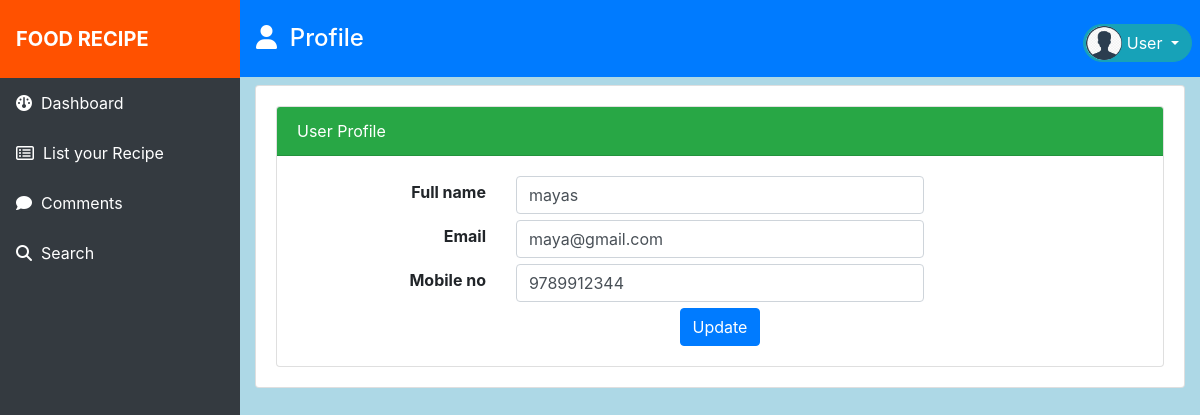
Page /admin/index.php (signed in) on the committed database.
### tables this page shows
CREATE TABLE `user` (
  `id` int(11) NOT NULL,
  `name` varchar(30) NOT NULL,
  `email` varchar(40) NOT NULL,
  `phone` char(10) NOT NULL,
  `password` varchar(255) NOT NULL,
  `created_at` timestamp NOT NULL DEFAULT current_timestamp() ON UPDATE current_timestamp()
);

### admin/index.php (the view, shortened to what this page needs)
<!DOCTYPE html>
<html lang="en">
<head>
    <link rel="stylesheet" href="https://cdn.jsdelivr.net/npm/bootstrap@4.6.2/dist/css/bootstrap.min.css">
  <link rel="stylesheet" href="https://cdnjs.cloudflare.com/ajax/libs/font-awesome/6.5.1/css/all.min.css" />
  <link rel="stylesheet" href="style.css">
</head>
<body>
<div>
<div style="width:20%;height:100vh;float:left;" class="bg-dark">
<?php
include("includes/leftbar.php");
?>
</div>
<div style="width:80%;float:left;height:100vh;background-color:lightblue;" >
<header class="text-white bg-primary">
    <h4 class="py-4 ml-3">
    <i class="fa-solid fa-user"></i>&nbsp;&nbsp;Profile
    <div class="dropdown float-right mr-2">
  <button type="button" class="btn btn-info mybtn dropdown-toggle" data-toggle="dropdown">
    User
  </button>
</div>
    </h4>
</header>
<?php
include("../db.php");
$sql="select * from user where id=".$_SESSION["uid"];
$result=mysqli_query($con,$sql);
$row=mysqli_fetch_assoc($result);
?>
<div class="container-fluid">
    <div class="row">
        <div class="col-md-12">
            <div class="card">
                <div class="card-body">
                    <div class="card">
                        <div class="card-header bg-success text-white">User Profile</div>
                        <div class="card-body">
                            <form method="post" autocomplete="off" action="verify_u.php">
                            <div class="row">
                                <div class="col-md-3"><p class="font-weight-bold text-right mt-1">Full name</p></div>
                                <div class="col-md-6">
                                    <input type="text" class="form-control" value="<?=$row['name']?>" name="name" id="name" required>
                                </div>
                                <div class="col-md-3"></div>
                                <div class="col-md-3"><p class="text-right font-weight-bold mt-1">Email</p></div>
                                <div class="col-md-6">
                                    <input type="text" class="form-control" value="<?=$row['email']?>" name="email" id="email" required>
                                </div>
                                <div class="col-md-3"></div>
                                <div class="col-md-3"><p class="text-right font-weight-bold mt-1">Mobile no</p></div>
                                <div class="col-md-6">
                                    <input type="text" class="form-control" value="<?=$row['phone']?>" maxlength="10" name="phone" id="phone" required>
                                </div>
                                <div class="col-md-3"></div>
                                <div class="col-md-3"></div>
                                <div class="col-md-6">
                                    <center>
                                        <input type="submit" name="update" class="btn btn-primary" value="Update">
                                    </center>
                                </div>
                                <div class="col-md-3"></div>
                            </div>
                            </form>
                        </div>
                    </div>
                </div>
            </div>
        </div>
    </div>
</div>
</div>
</div>
</body>
</html>

### admin/style.css (style rules this page uses)
.mybtn { border-radius:20px; }
.mybtn::before { content:"hel"; color:transparent; border-radius:50%; padding:7px; background-image: url("../assets/images/avatar.png"); background-size: 100% 100%; margin-left:-10px; }

### rows in the picture
user: name "mayas", email "maya@gmail.com", phone "9789912344"
